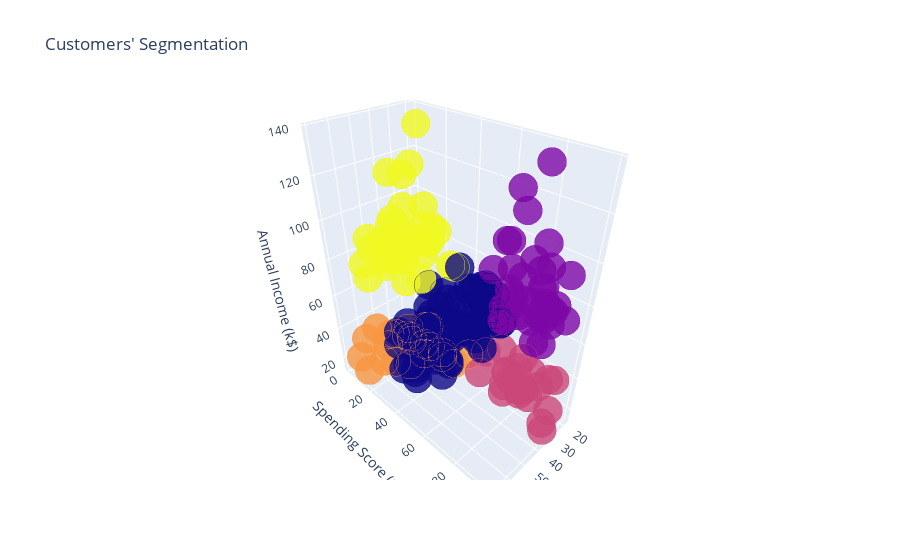

Here is the notebook cell this chart was saved with:
### Code cell
py.offline.init_notebook_mode(connected = True)
df3['cluster_id'] =  k_means3.labels_
trace1 = go.Scatter3d(
    x = df3['Age'],
    y = df3['Spend_Score'],
    z = df3['Income'],
    mode ='markers',
    marker = dict(color = df3['cluster_id'], size = 10, line = dict(color= df3['cluster_id'], width= 8), opacity = 0.8)) 
data = [trace1]
layout = go.Layout(title= 'Customers\' Segmentation', scene = dict(xaxis = dict(title  = 'Age'), 
                                                   yaxis = dict(title  = 'Spending Score (1-100)'), 
                                                   zaxis = dict(title  = 'Annual Income (k$)')))
fig = go.Figure(data = data, layout=layout)
py.offline.iplot(fig)
plt.show();

### Figure 1 — Plotly figure (JSON) as saved in the notebook; plotly's stock layout.template omitted (floating-point values rounded to 4 significant figures; data arrays with more than 128 entries replaced by an {"elided": "..."} marker saying what was removed)
{"data": [{"marker": {"color": {"elided": "200 int values"}, "line": {"color": {"elided": "200 int values"}, "width": 8}, "opacity": 0.8, "size": 10}, "mode": "markers", "type": "scatter3d", "x": {"elided": "200 int values"}, "y": {"elided": "200 int values"}, "z": {"elided": "200 int values"}}], "layout": {"scene": {"xaxis": {"title": {"text": "Age"}}, "yaxis": {"title": {"text": "Spending Score (1-100)"}}, "zaxis": {"title": {"text": "Annual Income (k$)"}}}, "title": {"text": "Customers' Segmentation"}}}
